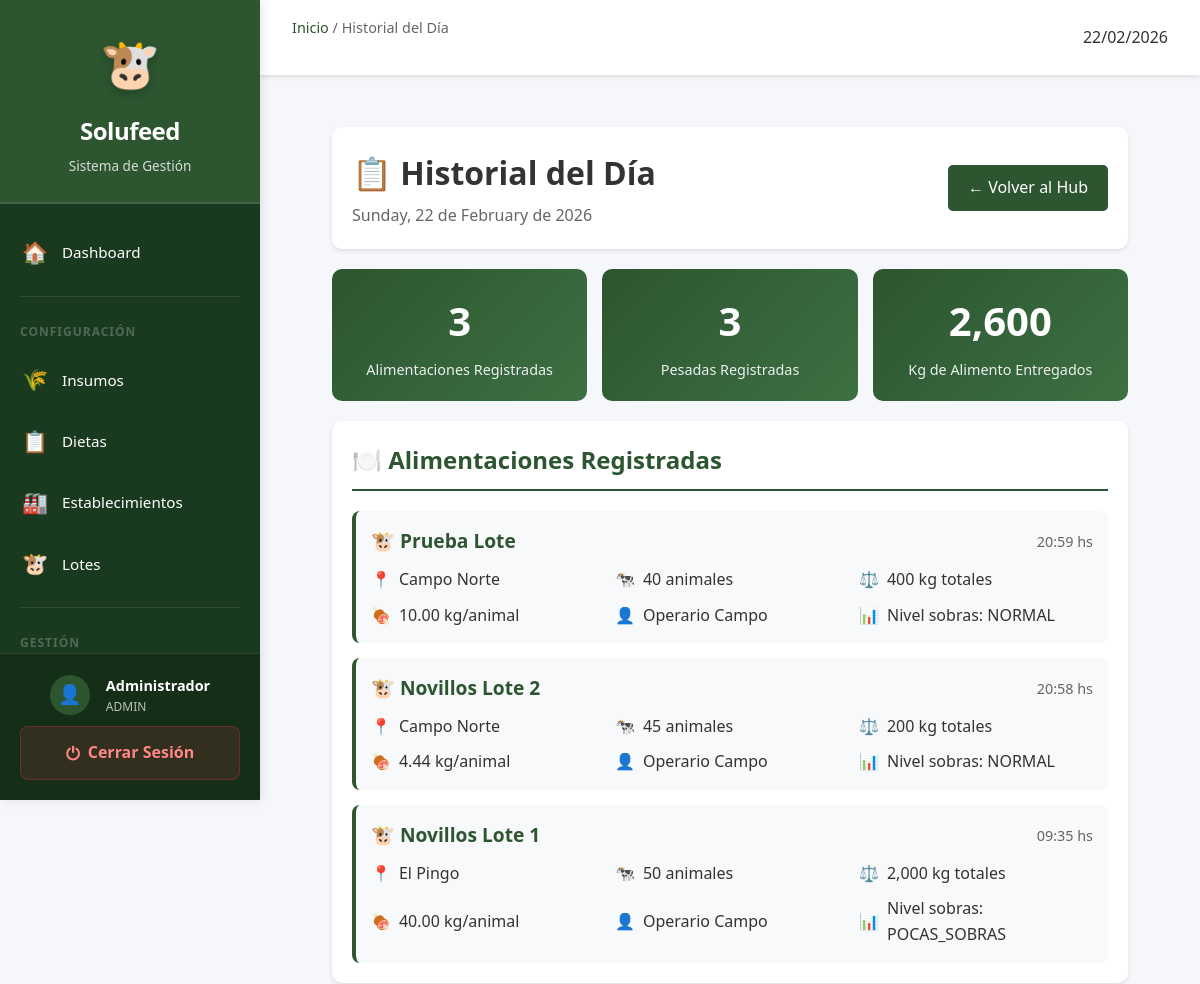
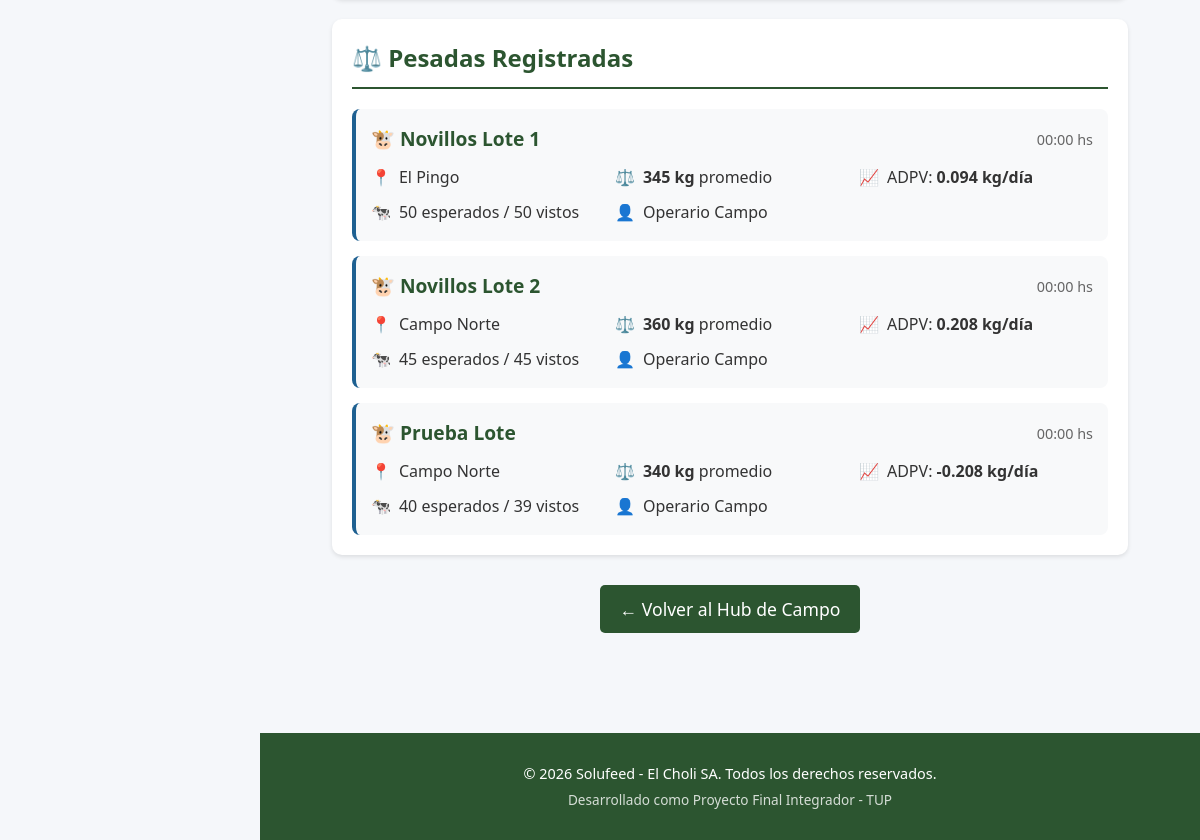
The app's page /admin/campo/historial_dia.php (signed in) with its own data (2 pictures, top to bottom).
### tables this page shows
CREATE TABLE `consumo_lote` (
  `id_consumo` int(11) NOT NULL AUTO_INCREMENT,
  `id_tropa` int(11) NOT NULL,
  `id_usuario` int(11) NOT NULL,
  `fecha` date NOT NULL,
  `hora` time NOT NULL,
  `numero_alimentacion_dia` int(11) NOT NULL,
  `sobrante_nivel` enum('SIN_SOBRAS','POCAS_SOBRAS','NORMAL','MUCHAS_SOBRAS') NOT NULL,
  `kg_totales_tirados` decimal(12,3) NOT NULL,
  `animales_presentes` int(11) NOT NULL,
  `origen_registro` enum('OFFLINE','ONLINE') NOT NULL DEFAULT 'OFFLINE',
  `fecha_sincronizacion` datetime DEFAULT NULL,
  `fecha_creacion` datetime NOT NULL,
  PRIMARY KEY (`id_consumo`),
  KEY `fk_consumo_tropa` (`id_tropa`),
  KEY `fk_consumo_usuario` (`id_usuario`),
  CONSTRAINT `fk_consumo_tropa` FOREIGN KEY (`id_tropa`) REFERENCES `tropa` (`id_tropa`),
  CONSTRAINT `fk_consumo_usuario` FOREIGN KEY (`id_usuario`) REFERENCES `usuario` (`id_usuario`)
);

CREATE TABLE `tropa` (
  `id_tropa` int(11) NOT NULL AUTO_INCREMENT,
  `nombre` varchar(100) NOT NULL,
  `id_campo` int(11) DEFAULT NULL,
  `categoria` varchar(50) DEFAULT NULL,
  `fecha_inicio` date NOT NULL,
  `cantidad_inicial` int(11) NOT NULL,
  `activo` tinyint(1) NOT NULL DEFAULT 1,
  `fecha_creacion` datetime NOT NULL,
  `fecha_actualizacion` datetime DEFAULT NULL,
  PRIMARY KEY (`id_tropa`),
  KEY `fk_tropa_campo` (`id_campo`),
  CONSTRAINT `fk_tropa_campo` FOREIGN KEY (`id_campo`) REFERENCES `campo` (`id_campo`)
);

CREATE TABLE `campo` (
  `id_campo` int(11) NOT NULL AUTO_INCREMENT,
  `nombre` varchar(100) NOT NULL,
  `ubicacion` varchar(255) DEFAULT NULL,
  `activo` tinyint(1) NOT NULL DEFAULT 1,
  PRIMARY KEY (`id_campo`)
);

CREATE TABLE `usuario` (
  `id_usuario` int(11) NOT NULL AUTO_INCREMENT,
  `nombre` varchar(100) NOT NULL,
  `email` varchar(150) NOT NULL,
  `password_hash` varchar(255) NOT NULL,
  `tipo` enum('ADMIN','CAMPO') NOT NULL,
  `activo` tinyint(1) NOT NULL DEFAULT 1,
  `fecha_creacion` datetime NOT NULL,
  `fecha_actualizacion` datetime DEFAULT NULL,
  PRIMARY KEY (`id_usuario`),
  UNIQUE KEY `email` (`email`)
);

CREATE TABLE `pesada` (
  `id_pesada` int(11) NOT NULL AUTO_INCREMENT,
  `id_tropa` int(11) NOT NULL,
  `id_usuario` int(11) NOT NULL,
  `fecha` date NOT NULL,
  `peso_promedio` decimal(8,2) NOT NULL,
  `animales_esperados` int(11) NOT NULL,
  `animales_vistos` int(11) NOT NULL,
  `hay_diferencia` tinyint(1) NOT NULL DEFAULT 0,
  `origen_registro` enum('OFFLINE','ONLINE') NOT NULL DEFAULT 'OFFLINE',
  `fecha_sincronizacion` datetime DEFAULT NULL,
  `fecha_creacion` datetime NOT NULL,
  PRIMARY KEY (`id_pesada`),
  KEY `fk_pesada_tropa` (`id_tropa`),
  KEY `fk_pesada_usuario` (`id_usuario`),
  CONSTRAINT `fk_pesada_tropa` FOREIGN KEY (`id_tropa`) REFERENCES `tropa` (`id_tropa`),
  CONSTRAINT `fk_pesada_usuario` FOREIGN KEY (`id_usuario`) REFERENCES `usuario` (`id_usuario`)
);

### admin/campo/historial_dia.php (the view, shortened to what this page needs)
<?php
$db = getConnection();
$hoy = date('Y-m-d');
$stmt = $db->prepare("
    SELECT
        cl.*,
        t.nombre as nombre_lote,
        cl.animales_presentes,
        c.nombre as nombre_campo,
        u.nombre as operario
    FROM consumo_lote cl
    INNER JOIN tropa t ON cl.id_tropa = t.id_tropa
    LEFT JOIN campo c ON t.id_campo = c.id_campo
    LEFT JOIN usuario u ON cl.id_usuario = u.id_usuario
    WHERE DATE(cl.fecha) = ?
    ORDER BY cl.fecha DESC, cl.hora DESC
");
$stmt->execute([$hoy]);
$alimentaciones = $stmt->fetchAll();
$stmt = $db->prepare("
    SELECT
        p.*,
        t.nombre as nombre_lote,
        c.nombre as nombre_campo,
        u.nombre as operario
    FROM pesada p
    INNER JOIN tropa t ON p.id_tropa = t.id_tropa
    LEFT JOIN campo c ON t.id_campo = c.id_campo
    LEFT JOIN usuario u ON p.id_usuario = u.id_usuario
    WHERE DATE(p.fecha) = ?
    ORDER BY p.fecha DESC
");
$stmt->execute([$hoy]);
$pesadas = $stmt->fetchAll();
require_once __DIR__ . '/../../includes/header.php';
?>
<div class="historial-container">
    <div class="header-historial">
        <div>
            <h1 style="margin: 0 0 5px 0;">📋 Historial del Día</h1>
            <p style="margin: 0; color: #666;">
                <?php echo strftime('%A, %d de %B de %Y'); ?>
            </p>
        </div>
        <a href="index.php" class="btn-volver">
            ← Volver al Hub
        </a>
    </div>
    <div class="resumen-stats">
        <div class="stat-box">
            <p class="numero"><?php echo count($alimentaciones); ?></p>
            <p class="etiqueta">Alimentaciones Registradas</p>
        </div>
        <div class="stat-box">
            <p class="numero"><?php echo count($pesadas); ?></p>
            <p class="etiqueta">Pesadas Registradas</p>
        </div>
        <div class="stat-box">
            <p class="numero">
                <?php
                $kg_totales = array_sum(array_column($alimentaciones, 'kg_totales_tirados'));
                echo number_format($kg_totales, 0);
                ?>
            </p>
            <p class="etiqueta">Kg de Alimento Entregados</p>
        </div>
    </div>
    <div class="seccion-historial">
        <h2 class="seccion-titulo">🍽️ Alimentaciones Registradas</h2>
        <?php if (count($alimentaciones) > 0): ?>
            <?php foreach ($alimentaciones as $alim): ?>
                <div class="registro-item">
                    <div class="registro-header">
                        <div class="registro-lote">
                            🐮 <?php echo htmlspecialchars($alim['nombre_lote']); ?>
                        </div>
                        <div class="registro-hora">
                            <?php echo date('H:i', strtotime($alim['hora'])); ?> hs
                        </div>
                    </div>
                    <div class="registro-detalles">
                        <div class="detalle-item">
                            <span class="icono">📍</span>
                            <span><?php echo htmlspecialchars($alim['nombre_campo']); ?></span>
                        </div>
                        <div class="detalle-item">
                            <span class="icono">🐄</span>
                            <span><?php echo $alim['animales_presentes']; ?> animales</span>
                        </div>
                        <div class="detalle-item">
                            <span class="icono">⚖️</span>
                            <span><?php echo number_format($alim['kg_totales_tirados'], 0); ?> kg totales</span>
                        </div>
                        <div class="detalle-item">
                            <span class="icono">🍖</span>
                            <span><?php echo number_format($alim['kg_totales_tirados'] / $alim['animales_presentes'], 2); ?> kg/animal</span>
                        </div>
                        <div class="detalle-item">
                            <span class="icono">👤</span>
                            <span><?php echo htmlspecialchars($alim['operario']); ?></span>
                        </div>
                        <div class="detalle-item">
                            <span class="icono">📊</span>
                            <span>Nivel sobras: <?php echo htmlspecialchars($alim['sobrante_nivel']); ?></span>
                        </div>
                    </div>
                </div>
            <?php endforeach; ?>
        <?php endif; ?>
    </div>
    <div class="seccion-historial">
        <h2 class="seccion-titulo">⚖️ Pesadas Registradas</h2>
        <?php if (count($pesadas) > 0): ?>
            <?php foreach ($pesadas as $pesada): ?>
                <?php
                $stmt = $db->prepare("
                    SELECT peso_promedio, fecha
                    FROM pesada
                    WHERE id_tropa = ?
                    AND fecha < ?
                    ORDER BY fecha DESC
                    LIMIT 1
                ");
                $stmt->execute([$pesada['id_tropa'], $pesada['fecha']]);
                $pesada_anterior = $stmt->fetch();
                $adpv = null;
                if ($pesada_anterior) {
                    $dias = (strtotime($pesada['fecha']) - strtotime($pesada_anterior['fecha'])) / 86400;
                    $adpv = ($pesada['peso_promedio'] - $pesada_anterior['peso_promedio']) / $dias;
                }
                ?>
                <div class="registro-item" style="border-left-color: #1e6091;">
                    <div class="registro-header">
                        <div class="registro-lote">
                            🐮 <?php echo htmlspecialchars($pesada['nombre_lote']); ?>
                        </div>
                        <div class="registro-hora">
                            <?php echo date('H:i', strtotime($pesada['fecha'])); ?> hs
                        </div>
                    </div>
                    <div class="registro-detalles">
                        <div class="detalle-item">
                            <span class="icono">📍</span>
                            <span><?php echo htmlspecialchars($pesada['nombre_campo']); ?></span>
                        </div>
                        <div class="detalle-item">
                            <span class="icono">⚖️</span>
                            <span><strong><?php echo number_format($pesada['peso_promedio'], 0); ?> kg</strong> promedio</span>
                        </div>
                        <?php if ($adpv !== null): ?>
                            <div class="detalle-item">
                                <span class="icono">📈</span>
                                <span>ADPV: <strong><?php echo number_format($adpv, 3); ?> kg/día</strong></span>
                            </div>
                        <?php endif; ?>
                        <div class="detalle-item">
                            <span class="icono">🐄</span>
                            <span><?php echo $pesada['animales_esperados']; ?> esperados / <?php echo $pesada['animales_vistos']; ?> vistos</span>
                        </div>
                        <div class="detalle-item">
                            <span class="icono">👤</span>
                            <span><?php echo htmlspecialchars($pesada['operario']); ?></span>
                        </div>
                    </div>
                </div>
            <?php endforeach; ?>
        <?php endif; ?>
    </div>
    <div style="text-align: center; margin-top: 30px;">
        <a href="index.php" class="btn-volver" style="font-size: 1.1em;">
            ← Volver al Hub de Campo
        </a>
    </div>
</div>
<?php require_once __DIR__ . '/../../includes/footer.php'; ?>

### assets/css/main.css (style rules this page uses)
:root { --primary: #2c5530; --primary-light: #3d7043; --primary-dark: #1e3a21; --secondary: #1e6091; --accent: #f4a261; --success: #28a745; --danger: #dc3545; --warning: #ffc107; --info: #17a2b8; --bg-main: #f8fafc; --surface: #ffffff; --border: #e2e8f0; --text-main: #1e293b; --text-muted: #64748b; --text-on-primary: #ffffff; --shadow-sm: 0 1px 3px rgba(0, 0, 0, 0.12); --shadow-md: 0 4px 6px -1px rgba(0, 0, 0, 0.1), 0 2px 4px -1px rgba(0, 0, 0, 0.06); --shadow-lg: 0 10px 15px -3px rgba(0, 0, 0, 0.1), 0 4px 6px -2px rgba(0, 0, 0, 0.05); --radius: 12px; }
* { margin: 0; padding: 0; box-sizing: border-box; }
body { font-family: 'Outfit', 'Inter', -apple-system, sans-serif; background-color: var(--bg-main); color: var(--text-main); line-height: 1.5; -webkit-font-smoothing: antialiased; }

### assets/css/style.css (style rules this page uses)
* { margin: 0; padding: 0; box-sizing: border-box; }
body { font-family: 'Segoe UI', Tahoma, Geneva, Verdana, sans-serif; background-color: #f5f7fa; color: #333; line-height: 1.6; display: flex; min-height: 100vh; }
.btn-volver { background: #6c757d; color: white; }
.seccion-titulo { color: #2c5530; margin-bottom: 1rem; }

### admin/campo/historial_dia.php (style rules this page uses)
.historial-container { max-width: 1200px; margin: 0 auto; padding: 20px; }
.header-historial { background: white; padding: 20px; border-radius: 10px; margin-bottom: 20px; box-shadow: 0 2px 4px rgba(0,0,0,0.1); display: flex; justify-content: space-between; align-items: center; }
.seccion-historial { background: white; padding: 20px; border-radius: 10px; margin-bottom: 20px; box-shadow: 0 2px 4px rgba(0,0,0,0.1); }
.seccion-titulo { font-size: 1.5em; color: #2c5530; margin: 0 0 20px 0; padding-bottom: 10px; border-bottom: 2px solid #2c5530; }
.registro-item { background: #f8f9fa; padding: 15px; border-radius: 8px; margin-bottom: 15px; border-left: 4px solid #2c5530; }
.registro-item:last-child { margin-bottom: 0; }
.registro-header { display: flex; justify-content: space-between; align-items: center; margin-bottom: 10px; }
.registro-lote { font-size: 1.2em; font-weight: bold; color: #2c5530; }
.registro-hora { color: #666; font-size: 0.9em; }
.registro-detalles { display: grid; grid-template-columns: repeat(auto-fit, minmax(200px, 1fr)); gap: 10px; margin-top: 10px; }
.detalle-item { display: flex; align-items: center; gap: 8px; }
.detalle-item .icono { color: #2c5530; }
.btn-volver { display: inline-flex; align-items: center; gap: 8px; padding: 10px 20px; background: #2c5530; color: white; text-decoration: none; border-radius: 5px; transition: all 0.3s; }
.resumen-stats { display: grid; grid-template-columns: repeat(auto-fit, minmax(200px, 1fr)); gap: 15px; margin-bottom: 20px; }
.stat-box { background: linear-gradient(135deg, #2c5530 0%, #3d7043 100%); color: white; padding: 20px; border-radius: 10px; text-align: center; }
.stat-box .numero { font-size: 2.5em; font-weight: bold; margin: 0; }
.stat-box .etiqueta { font-size: 0.9em; opacity: 0.9; margin: 5px 0 0 0; }

### records on screen
consumo_lote: id_tropa.nombre "Prueba Lote", hora "20:59", campo.nombre "Campo Norte", animales_presentes "40", kg_totales_tirados "400", $alim['kg_totales_tirados'] / $alim['animales_presentes'] "10.00", id_usuario.nombre "Operario Campo", sobrante_nivel "NORMAL"
consumo_lote: id_tropa.nombre "Novillos Lote 2", hora "20:58", campo.nombre "Campo Norte", animales_presentes "45", kg_totales_tirados "200", $alim['kg_totales_tirados'] / $alim['animales_presentes'] "4.44", id_usuario.nombre "Operario Campo", sobrante_nivel "NORMAL"
consumo_lote: id_tropa.nombre "Novillos Lote 1", hora "09:35", campo.nombre "El Pingo", animales_presentes "50", kg_totales_tirados "2,000", $alim['kg_totales_tirados'] / $alim['animales_presentes'] "40.00", id_usuario.nombre "Operario Campo", sobrante_nivel "POCAS_SOBRAS"
pesada: id_tropa.nombre "Novillos Lote 1", fecha "00:00", campo.nombre "El Pingo", peso_promedio "345", adpv "0.094", animales_esperados "50", animales_vistos "50", id_usuario.nombre "Operario Campo"
pesada: id_tropa.nombre "Novillos Lote 2", fecha "00:00", campo.nombre "Campo Norte", peso_promedio "360", adpv "0.208", animales_esperados "45", animales_vistos "45", id_usuario.nombre "Operario Campo"
pesada: id_tropa.nombre "Prueba Lote", fecha "00:00", campo.nombre "Campo Norte", peso_promedio "340", adpv "-0.208", animales_esperados "40", animales_vistos "39", id_usuario.nombre "Operario Campo"

### other values on screen
$_SESSION['nombre'] "Administrador"
$_SESSION['tipo'] "ADMIN"
$page_title "Historial del Día"
strftime('%A, %d de %B de %Y') "Sunday, 22 de February de 2026"
count($alimentaciones) "3"
count($pesadas) "3"
$kg_totales "2,600"
